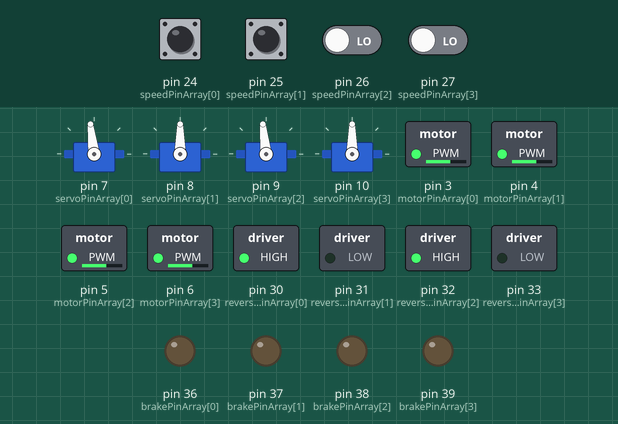
Recording of a sketch running on a simulated Arduino Mega 2560, built with avr-gcc and run on an emulated ATmega2560. Parts: 4 × servo, switched loads named in the sketch (green lamp = pin HIGH), output pins drawn as LEDs (lit = HIGH). The test bench sets the inputs (shaded band); at power-on: pin 24 (speedPinArray[0]), pin 25 (speedPinArray[1]), pin 26 (speedPinArray[2]), pin 27 (speedPinArray[3]) LOW.

Above: at 1.2 s.
1.3 s: pin 24 (speedPinArray[0]) pulsed HIGH 2 times (0.12 s each, 0.3 s apart)
At 1.9 s:
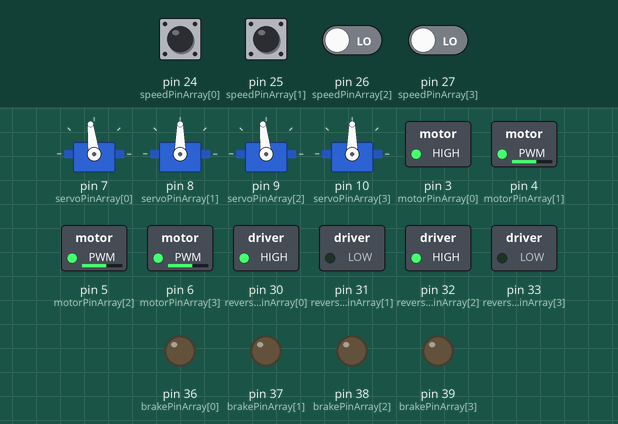
3.4 s: pin 25 (speedPinArray[1]) pulsed HIGH 2 times (0.12 s each, 0.3 s apart)
At 4.7 s:
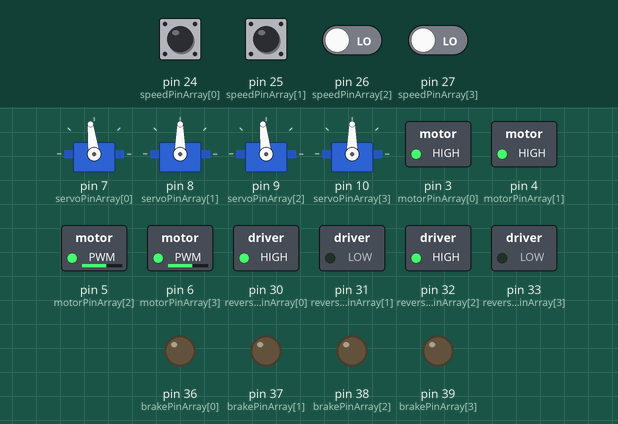
Timing chart, 0 to 6.4 s (numbered marks = the images above; inputs shaded):
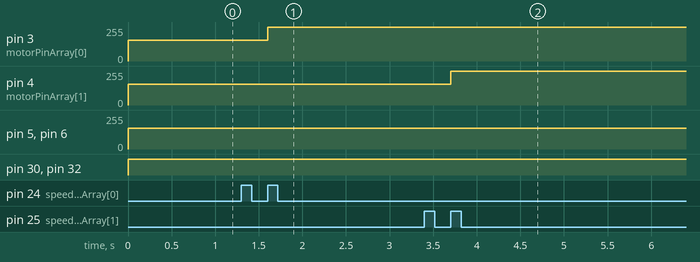

Measured:
- after the input at 1.3 s, pin 3 (motorPinArray[0]): 154/255 → 255/255 after 0.30 s
- after the input at 3.4 s, pin 4 (motorPinArray[1]): 154/255 → 255/255 after 0.30 s

The sketch:

wheel_with_servo.ino
```cpp
#include <Servo.h>  // Include the Servo library
#include <math.h>
float l = 0.59;
float b = 0.41;
float v = 2 ;
float omega = 0;
float alpha = 0;
float wheelRadius = 0.185;
const int numMotor = 4;
float servoRate = 3.5;
float minOmega = 0.000001;
Servo wheelServos[numMotor];
const int pulseCount = 7;
const int sampleCount = 10;
int zeroAngle[numMotor] = {97,90,96,90};
int ninetyAngle = 66;
const int speedPinArray[numMotor] = {24,25, 26, 27};
const int hallPinArray[numMotor] = {34,35,36,37
};
const int motorPinArray[numMotor] = {3,4,5,6};
const int reversePinArray[numMotor] = {30,31,32,33};
const int brakePinArray[numMotor] = {36,37,38,39};
const int servoPinArray[numMotor] = {7,8,9,10};
const unsigned long refreshTime = 300000;
unsigned long prevTimeArray[numMotor] = {0,0,0,0};
unsigned long prevPulseWidth[numMotor] = {0,0,0,0};
unsigned long currPulseWidth[numMotor] = {0,0,0,0};
int prevSignalArray[numMotor] = {0,0,0,0};
bool brakeArray[numMotor] = {false,false,false,false};
unsigned long currTime;
int currSignalArray[numMotor];
unsigned long impulseTimeArray[numMotor][pulseCount] = {};
float rpmArray[numMotor][sampleCount];
float rpm;
//
//float targetRpmArray[numMotor] = {100,100,100,100}; // Desired RPM, can be positive or negative
//int targetServoArray[numMotor] = {100,100,100,100};
float targetRpmArray[numMotor] = {}; // Desired RPM, can be positive or negative
int targetServoArray[numMotor] = {};
int prevServoArray[numMotor] = {};
int diffServoArray[numMotor] = {};
const float kp = 1.5; // Proportional gain for PID controller
const float ki = 0.5; // Integral gain for PID controller
const float kd = 0.0; // Derivative gain for PID controller (not used)

float integralArray[numMotor] = {}; // Integral term for PID controller
float derivativeArray[numMotor]={};
float errorArray[numMotor]; // Current error between desired RPM and actual RPM
float previousErrorArray[numMotor] = {}; // Previous error for derivative term
unsigned long previousTimeArray[numMotor] = {}; // Previous time for time difference calculation
float outputArray[numMotor]; // Output value of the PID controller
int pwmArray[numMotor] = {}; // PWM value to control the motor

void calcSpeedAngle(float v, float omega,float alpha){
  float r = fabs(v)/omega;
//  Serial.println(r);
  if (fabs(r)>=b/2){
  if (fabs(omega)>minOmega){
  float fac1;
  float fac2;
  for (int motor = 0; motor<numMotor; motor++){
    if (motor==0 || motor ==1){fac1 = 1;}else{fac1=-1;}
    if (motor==0 || motor ==3){fac2 = 1;}else{fac2=-1;}
    float wheelVec[2] = {fac1*(b/2) + r*cos(alpha), fac2*(l/2) - r*sin(alpha)};
//    Serial.println(cos(alpha));
    float wheelVel = (v/fabs(v))*fabs(omega) * sqrt(pow(wheelVec[0], 2) + pow(wheelVec[1], 2));
//    Serial.println(wheelVel);
    if(v<0){targetRpmArray[motor] = -(wheelVel/wheelRadius)*(30/PI);}
    else{targetRpmArray[motor] = (wheelVel/wheelRadius)*(30/PI);}
    Serial.println(map((zeroAngle[motor] - 90), 0, 180, -1*ninetyAngle, ninetyAngle));

//    if (omega<0){targetServoArray[motor-2] = (180/PI)*atan(wheelVec[1]/wheelVec[0]);}
    {targetServoArray[motor] = (180/PI)*atan(wheelVec[1]/wheelVec[0]);}
    diffServoArray[motor] = fabs(targetServoArray[motor]-prevServoArray[motor]);
    prevServoArray[motor] = targetServoArray[motor];
    wheelServos[motor].write(zeroAngle[motor] - map(targetServoArray[motor], -90, 90, -1*ninetyAngle, ninetyAngle));}
  }
  else if (fabs(omega)<minOmega){
    float rpm = (v/wheelRadius)*(30/PI);
    for (int motor = 0; motor<numMotor; motor++){
      targetRpmArray[motor] = rpm;
      targetServoArray[motor] = (180/PI)*alpha;
      diffServoArray[motor] = fabs(targetServoArray[motor]-prevServoArray[motor]);
      prevServoArray[motor] = targetServoArray[motor];
      wheelServos[motor].write(zeroAngle[motor] - map(targetServoArray[motor], -90, 90, -1*ninetyAngle, ninetyAngle));
    }
  }}
  else if (fabs(r)<(b/2)){
    if (fabs(omega)>minOmega){
  float fac1;
  float fac2;
  for (int motor = 0; motor<numMotor; motor++){
    if (motor==0 || motor ==1){fac1 = 1;}else{fac1=-1;}
    if (motor==0 || motor ==3){fac2 = 1;}else{fac2=-1;}
    float wheelVec[2] = {fac1*(b/2) + r*cos(alpha), fac2*(l/2) - r*sin(alpha)};
//    float wheelVel = omega/(pow(pow(wheelVec[0],2) + pow(wheelVec[1],2),0.5);
    float wheelVel = fac1*omega* sqrt(pow(wheelVec[0], 2) + pow(wheelVec[1], 2));
    if(v<0){targetRpmArray[motor] = -(wheelVel/wheelRadius)*(30/PI);}
    else{targetRpmArray[motor] = (wheelVel/wheelRadius)*(30/PI);}
//    Serial.println(targetRpmArray[0]);
//    if (omega<0){targetServoArray[motor-2] = (180/PI)*atan(wheelVec[1]/wheelVec[0]);}
    {targetServoArray[motor] = (180/PI)*atan(wheelVec[1]/wheelVec[0]);}
    diffServoArray[motor] = fabs(targetServoArray[motor]-prevServoArray[motor]);
    prevServoArray[motor] = targetServoArray[motor];

    wheelServos[motor].write(zeroAngle[motor] - map(targetServoArray[motor], -90, 90, -1*ninetyAngle, ninetyAngle));}
  }
  }
}

void calcPulseWidth(int motor, int cases){
  prevSignalArray[motor] = currSignalArray[motor];
  for(int i=0; i<pulseCount-1; i++){
    impulseTimeArray[motor][i] = impulseTimeArray[motor][i+1];}
  impulseTimeArray[motor][pulseCount-1] = currTime;
  if (cases == pulseCount-1){currPulseWidth[motor]=0;}
  if (cases != pulseCount-1){currPulseWidth[motor] = ((pulseCount-1)/(pulseCount-cases-1))*(impulseTimeArray[motor][pulseCount-1] - impulseTimeArray[motor][cases]);}
//  Serial.println(currPulseWidth[3]);
  prevPulseWidth[motor] = currPulseWidth[motor];
  prevTimeArray[motor] = currTime;}

void filterRpm(int motor, float rpm){
  if (rpmArray[motor][0] != 0){
//    rpm = 0.2*rpm + 0.15*rpmArray[motor][5] + 0.15*rpmArray[motor][4] + 0.15*rpmArray[motor][3] + 0.15*rpmArray[motor][2] + 0.1*rpmArray[motor][1] + 0.1*rpmArray[motor][5];
      rpm = rpmArray[motor][sampleCount-1] + ((rpm-rpmArray[motor][0])/sampleCount);
  }
  for(int i=0; i<sampleCount-1; i++){
    rpmArray[motor][i] = rpmArray[motor][i+1];}
  rpmArray[motor][sampleCount-1] = rpm;
//  Serial.println(rpmArray[1][sampleCount-1]);
}

int getPwm(int motor) {
  errorArray[motor] = targetRpmArray[motor] - rpmArray[motor][sampleCount-1]; // Calculate the current error
//  Serial.println(1);
//  if (rpm == 0) {
//    output = 0.1 * error; // Simple proportional control if RPM is zero
//  } else {
    integralArray[motor] += errorArray[motor] * currPulseWidth[motor] / 1000000; // Update integral term
    derivativeArray[motor] = (errorArray[motor] - previousErrorArray[motor]) /( currPulseWidth[motor]/1000000); // Calculate derivative term
    previousErrorArray[motor] = errorArray[motor]; // Update previous error
    outputArray[motor] = kp * errorArray[motor] + ki * integralArray[motor] ; //+ kd * derivativeArray[motor]; // Calculate PID output
    pwmArray[motor] = constrain(outputArray[motor], 0, 255); // Constrain the output to valid PWM range
//    Serial.println(pwmArray[motor]);
    analogWrite(motorPinArray[motor], pwmArray[motor]);
//    Serial.println(pwmArray[motor]);
//  }

//void writePwm(){
//  for (int motor=0; i<numMotor; i++){
//    getPWM(motor);
//  }
}

void calcRpm(){
//  for (int i=0; i<numMotor; i++){
//    if (fabs(targetRpmArray[i]) >= 50){
//    currSignalArray[i] = digitalRead(speedPinArray[i]);}
//    else if (fabs(targetRpmArray[i]) < 50){
//      currSignalArray[i] = digitalRead(hallPinArray[i]);}
//    }

  for (int i=0; i<numMotor; i++){
    currSignalArray[i] = digitalRead(speedPinArray[i]);
    }
//    Serial.println(currSignalArray[0]);
  currTime = micros();

  for(int motor=0; motor<numMotor; motor++){
    if(currSignalArray[motor] != prevSignalArray[motor]){
      if (impulseTimeArray[motor][0] != 0 && impulseTimeArray[motor][1] != 0 && impulseTimeArray[motor][2] != 0 && impulseTimeArray[motor][3] != 0 && impulseTimeArray[motor][4] != 0 && impulseTimeArray[motor][5] != 0 ){
        calcPulseWidth(motor,0);
//        Serial.println(0);
}

      if (impulseTimeArray[motor][0] == 0 && impulseTimeArray[motor][1] != 0 && impulseTimeArray[motor][2] != 0 && impulseTimeArray[motor][3] != 0 && impulseTimeArray[motor][4] != 0 && impulseTimeArray[motor][5] != 0){
        calcPulseWidth(motor,1);
//        Serial.println(1);
}

      if (impulseTimeArray[motor][0] == 0 && impulseTimeArray[motor][1] == 0 && impulseTimeArray[motor][2] != 0 && impulseTimeArray[motor][3] != 0 && impulseTimeArray[motor][4] != 0 && impulseTimeArray[motor][5] != 0){
        calcPulseWidth(motor,2);
//        Serial.println(2);
}

      if (impulseTimeArray[motor][0] == 0 && impulseTimeArray[motor][1] == 0 && impulseTimeArray[motor][2] == 0 && impulseTimeArray[motor][3] != 0 && impulseTimeArray[motor][4] != 0 && impulseTimeArray[motor][5] != 0){
        calcPulseWidth(motor,3);
//        Serial.println(3);
}

      if (impulseTimeArray[motor][0] == 0 && impulseTimeArray[motor][1] == 0 && impulseTimeArray[motor][2] == 0 && impulseTimeArray[motor][3] == 0 && impulseTimeArray[motor][4] != 0 && impulseTimeArray[motor][5] != 0){
        calcPulseWidth(motor,4);
//        Serial.println(4);
}

      if (impulseTimeArray[motor][0] == 0 && impulseTimeArray[motor][1] == 0 && impulseTimeArray[motor][2] == 0 && impulseTimeArray[motor][3] == 0 && impulseTimeArray[motor][4] == 0 && impulseTimeArray[motor][5] != 0){
        calcPulseWidth(motor,5);
//        Serial.println(5);
      }
      if (impulseTimeArray[motor][0] == 0 && impulseTimeArray[motor][1] == 0 && impulseTimeArray[motor][2] == 0 && impulseTimeArray[motor][3] == 0 && impulseTimeArray[motor][4] == 0 && impulseTimeArray[motor][5] == 0){
        calcPulseWidth(motor,6);
}

        }
    else{
    if(currTime - prevTimeArray[motor] < refreshTime){
      currPulseWidth[motor] = prevPulseWidth[motor];}
    if (currTime - prevTimeArray[motor] > refreshTime){
      currPulseWidth[motor] = 0;
//      Serial.println(0);
      prevPulseWidth[motor] = currPulseWidth[motor];
//      impulseTimeArray = {
      }
      }
  }

  for(int motor=0; motor<numMotor; motor++){
    float speedFactor;
//    if (targetRpmArray[motor] >= 50){speedFactor = 4068814.00;}
//    else{speedFactor =1395022.00; }
speedFactor = 1395022.00;
    if (currPulseWidth[motor] != 0){
      rpm = speedFactor / currPulseWidth[motor];
//      Serial.println(rpm);

    }
    else{
      rpm = 0;
//      Serial.println(111);
    }
    filterRpm(motor,rpm);
  }
}

void setup() {
  Serial.begin(2000000);

  // Attach each servo to its corresponding pin
  for (int i = 0; i < numMotor; i++) {
    wheelServos[i].attach(servoPinArray[i]);
  }

  pinMode(speedPinArray[0], INPUT);
  pinMode(speedPinArray[1], INPUT);
  pinMode(speedPinArray[2], INPUT);
  pinMode(speedPinArray[3], INPUT);

  pinMode(motorPinArray[0], OUTPUT);
  pinMode(motorPinArray[1], OUTPUT);
  pinMode(motorPinArray[2], OUTPUT);
  pinMode(motorPinArray[3], OUTPUT);

  pinMode(reversePinArray[0], OUTPUT);
  pinMode(reversePinArray[1], OUTPUT);
  pinMode(reversePinArray[2], OUTPUT);
  pinMode(reversePinArray[3], OUTPUT);

  pinMode(brakePinArray[0], OUTPUT);
  pinMode(brakePinArray[1], OUTPUT);
  pinMode(brakePinArray[2], OUTPUT);
  pinMode(brakePinArray[3], OUTPUT);

}

void loop() {
    calcSpeedAngle(v, omega,alpha);
   delay(diffServoArray[3]*servoRate);
   calcRpm();

  for (int motor=0; motor<numMotor; motor++){
//    Serial.println(2);
    if (brakeArray[motor] == false) { // If the brake is not engaged
    digitalWrite(brakePinArray[motor], LOW); // Disable the brake
    if (motor == 0 || motor == 2){targetRpmArray[motor] = -targetRpmArray[motor];}
    if (targetRpmArray[motor] > 0) {
      digitalWrite(reversePinArray[motor], LOW); // Set motor direction to forward
      getPwm(motor); // Update motor speed
//      Serial.println(1);
    } else if (targetRpmArray[motor] < 0) {
      targetRpmArray[motor] = -targetRpmArray[motor];
      digitalWrite(reversePinArray[motor], HIGH); // Set motor direction to reverse
      getPwm(motor); // Update motor speed
//      Serial.println(0);
    }
  } else if (brakeArray[motor] == true) { // If the brake is engaged
    digitalWrite(brakePinArray[motor], HIGH); // Enable the brake
  }

  }

  }
```
